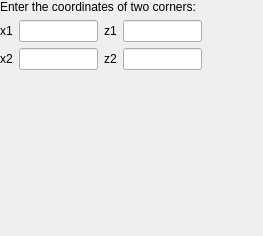
<?xml version="1.0" encoding="UTF-8"?>
<ui version="4.0">
 <class>DeleteSupportsLayout</class>
 <widget class="QWidget" name="DeleteSupportsLayout">
  <property name="geometry">
   <rect>
    <x>0</x>
    <y>0</y>
    <width>263</width>
    <height>236</height>
   </rect>
  </property>
  <property name="windowTitle">
   <string>Form</string>
  </property>
  <widget class="QWidget" name="verticalLayoutWidget">
   <property name="geometry">
    <rect>
     <x>0</x>
     <y>0</y>
     <width>202</width>
     <height>141</height>
    </rect>
   </property>
   <layout class="QVBoxLayout" name="verticalLayout">
    <item>
     <layout class="QVBoxLayout" name="mainLayout">
      <item>
       <widget class="QLabel" name="label">
        <property name="text">
         <string>Enter the coordinates of two corners:</string>
        </property>
       </widget>
      </item>
      <item>
       <layout class="QGridLayout" name="gridLayout">
        <item row="1" column="3">
         <widget class="QLineEdit" name="Z2LineEdit"/>
        </item>
        <item row="1" column="0">
         <widget class="QLabel" name="label_4">
          <property name="text">
           <string>x2</string>
          </property>
         </widget>
        </item>
        <item row="0" column="3">
         <widget class="QLineEdit" name="Z1LineEdit"/>
        </item>
        <item row="1" column="1">
         <widget class="QLineEdit" name="X2LineEdit"/>
        </item>
        <item row="0" column="0">
         <widget class="QLabel" name="label_3">
          <property name="text">
           <string>x1</string>
          </property>
         </widget>
        </item>
        <item row="0" column="2">
         <widget class="QLabel" name="label_2">
          <property name="text">
           <string>z1</string>
          </property>
         </widget>
        </item>
        <item row="1" column="2">
         <widget class="QLabel" name="label_7">
          <property name="text">
           <string>z2</string>
          </property>
         </widget>
        </item>
        <item row="0" column="1">
         <widget class="QLineEdit" name="X1LineEdit"/>
        </item>
       </layout>
      </item>
     </layout>
    </item>
    <item>
     <widget class="QLabel" name="label_6">
      <property name="text">
       <string/>
      </property>
     </widget>
    </item>
   </layout>
  </widget>
 </widget>
 <resources/>
 <connections/>
</ui>
